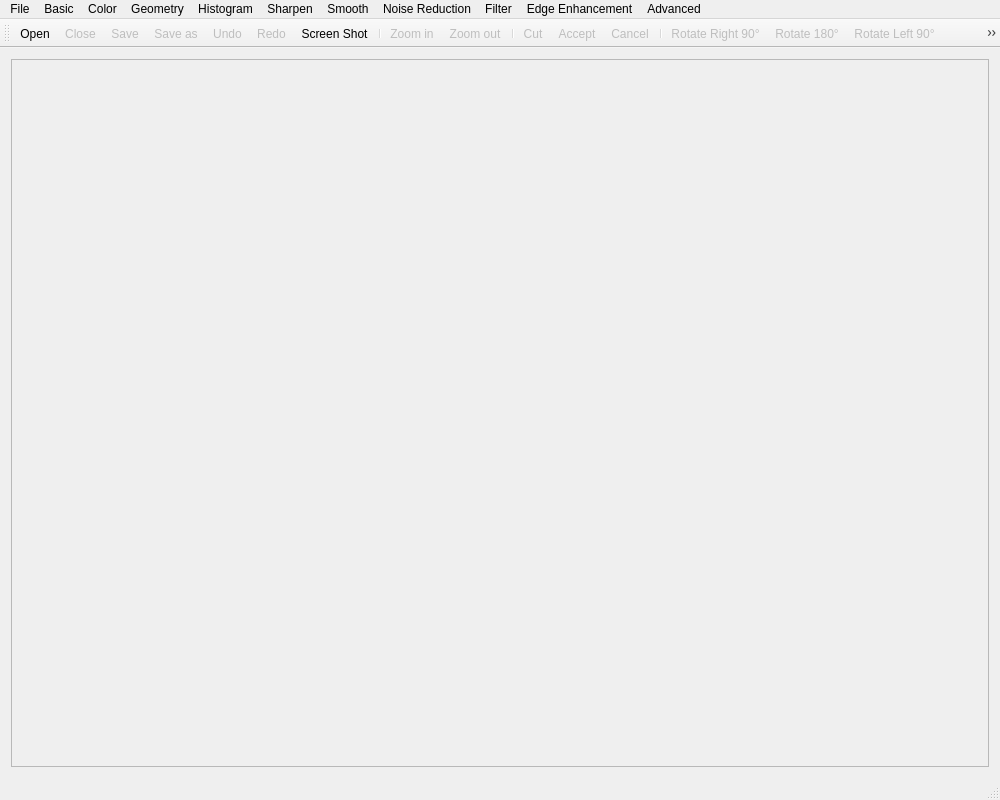
<?xml version="1.0" encoding="UTF-8"?>
<ui version="4.0">
 <class>MainWindow</class>
 <widget class="QMainWindow" name="MainWindow">
  <property name="geometry">
   <rect>
    <x>0</x>
    <y>0</y>
    <width>1000</width>
    <height>800</height>
   </rect>
  </property>
  <property name="windowTitle">
   <string>ImageMaster</string>
  </property>
  <property name="windowIcon">
   <iconset resource="icons.qrc">
    <normaloff>:/new/prefix1/Icon/Icon.png</normaloff>:/new/prefix1/Icon/Icon.png</iconset>
  </property>
  <widget class="QWidget" name="centralWidget">
   <property name="enabled">
    <bool>true</bool>
   </property>
   <layout class="QGridLayout" name="gridLayout_2">
    <item row="0" column="0">
     <widget class="QScrollArea" name="scrollArea">
      <property name="minimumSize">
       <size>
        <width>500</width>
        <height>600</height>
       </size>
      </property>
      <property name="widgetResizable">
       <bool>true</bool>
      </property>
      <widget class="QWidget" name="scrollAreaWidgetContents">
       <property name="geometry">
        <rect>
         <x>0</x>
         <y>0</y>
         <width>976</width>
         <height>685</height>
        </rect>
       </property>
       <property name="minimumSize">
        <size>
         <width>500</width>
         <height>500</height>
        </size>
       </property>
       <widget class="QLabel" name="label">
        <property name="enabled">
         <bool>true</bool>
        </property>
        <property name="geometry">
         <rect>
          <x>11</x>
          <y>11</y>
          <width>16</width>
          <height>17</height>
         </rect>
        </property>
        <property name="text">
         <string/>
        </property>
       </widget>
       <widget class="PaintLabel" name="paintlable">
        <property name="geometry">
         <rect>
          <x>20</x>
          <y>50</y>
          <width>16</width>
          <height>16</height>
         </rect>
        </property>
        <property name="text">
         <string/>
        </property>
       </widget>
       <widget class="PointLabel" name="pointlabel">
        <property name="geometry">
         <rect>
          <x>20</x>
          <y>80</y>
          <width>16</width>
          <height>16</height>
         </rect>
        </property>
        <property name="text">
         <string/>
        </property>
       </widget>
      </widget>
     </widget>
    </item>
   </layout>
  </widget>
  <widget class="QMenuBar" name="menuBar">
   <property name="geometry">
    <rect>
     <x>0</x>
     <y>0</y>
     <width>1000</width>
     <height>26</height>
    </rect>
   </property>
   <widget class="QMenu" name="menuFile">
    <property name="title">
     <string>File</string>
    </property>
    <addaction name="actionOpen"/>
    <addaction name="actionClose_Image"/>
    <addaction name="actionSave"/>
    <addaction name="actionSave_as"/>
    <addaction name="actionUndo"/>
    <addaction name="actionRedo"/>
   </widget>
   <widget class="QMenu" name="menuGeometry">
    <property name="title">
     <string>Geometry</string>
    </property>
    <addaction name="actionRotate_Right_90"/>
    <addaction name="actionRotate_180"/>
    <addaction name="actionRotate_Left_90"/>
    <addaction name="actionCustom_Rotation"/>
    <addaction name="separator"/>
    <addaction name="actionHorozontal_Mirror"/>
    <addaction name="actionVertical_Mirror"/>
    <addaction name="separator"/>
    <addaction name="actionZoom_in"/>
    <addaction name="actionZoom_out"/>
   </widget>
   <widget class="QMenu" name="menuHistogram">
    <property name="title">
     <string>Histogram</string>
    </property>
    <addaction name="actionR_Type"/>
    <addaction name="actionG_Type"/>
    <addaction name="actionB_Type"/>
    <addaction name="actionSynthetical"/>
   </widget>
   <widget class="QMenu" name="menuSharpen">
    <property name="title">
     <string>Sharpen</string>
    </property>
    <addaction name="actionLow_Sharpen"/>
    <addaction name="actionHigh_Sharpen"/>
    <addaction name="actionCustom_Sharpen"/>
   </widget>
   <widget class="QMenu" name="menuBasic">
    <property name="title">
     <string>Basic</string>
    </property>
    <addaction name="actionCut"/>
    <addaction name="actionScreen_Shot"/>
    <addaction name="actionScreen_Cut"/>
    <addaction name="separator"/>
    <addaction name="actionBrightness"/>
    <addaction name="actionSaturation"/>
    <addaction name="actionContrast"/>
    <addaction name="actionAlpha"/>
    <addaction name="actionBlack_White"/>
    <addaction name="actionGrey_Level"/>
   </widget>
   <widget class="QMenu" name="menuNoise_Reduction">
    <property name="title">
     <string>Noise Reduction</string>
    </property>
    <addaction name="actionLow_Reduce"/>
    <addaction name="actionHigh_Reduce"/>
    <addaction name="actionCustom_Reduce"/>
   </widget>
   <widget class="QMenu" name="menuEdge_Enhancement">
    <property name="title">
     <string>Edge Enhancement</string>
    </property>
    <addaction name="actionHorizontal"/>
    <addaction name="actionVertical"/>
    <addaction name="actionContour"/>
    <addaction name="actionDetection"/>
   </widget>
   <widget class="QMenu" name="menu_Perspective_Transformation">
    <property name="enabled">
     <bool>true</bool>
    </property>
    <property name="title">
     <string>Advanced</string>
    </property>
    <addaction name="actionPerspective_Transformation"/>
    <addaction name="actionAnalog_Double_Exposure"/>
    <addaction name="actionIntelligent_Image_Segmentation"/>
    <addaction name="separator"/>
    <addaction name="actionFourierReal"/>
    <addaction name="actionFourierImaginary"/>
    <addaction name="actionFourierMagnitude"/>
    <addaction name="actionFourierPhase"/>
   </widget>
   <widget class="QMenu" name="menuColor">
    <property name="title">
     <string>Color</string>
    </property>
    <addaction name="actionKeep_Red"/>
    <addaction name="actionKeep_Green"/>
    <addaction name="actionKeep_Blue"/>
    <addaction name="separator"/>
    <addaction name="actionReduce_Red"/>
    <addaction name="actionReduce_Green"/>
    <addaction name="actionReduce_Blue"/>
    <addaction name="separator"/>
    <addaction name="actionInvert_Color"/>
    <addaction name="separator"/>
    <addaction name="actionRGB_Controller"/>
   </widget>
   <widget class="QMenu" name="menuFilter">
    <property name="title">
     <string>Filter</string>
    </property>
    <addaction name="actionBrownness"/>
    <addaction name="actionFrost_Glass"/>
    <addaction name="actionEmbossment"/>
   </widget>
   <widget class="QMenu" name="menuSmooth">
    <property name="title">
     <string>Smooth</string>
    </property>
    <addaction name="actionLow_Smooth"/>
    <addaction name="actionHigh_Smooth"/>
   </widget>
   <addaction name="menuFile"/>
   <addaction name="menuBasic"/>
   <addaction name="menuColor"/>
   <addaction name="menuGeometry"/>
   <addaction name="menuHistogram"/>
   <addaction name="menuSharpen"/>
   <addaction name="menuSmooth"/>
   <addaction name="menuNoise_Reduction"/>
   <addaction name="menuFilter"/>
   <addaction name="menuEdge_Enhancement"/>
   <addaction name="menu_Perspective_Transformation"/>
  </widget>
  <widget class="QToolBar" name="mainToolBar">
   <property name="enabled">
    <bool>true</bool>
   </property>
   <attribute name="toolBarArea">
    <enum>TopToolBarArea</enum>
   </attribute>
   <attribute name="toolBarBreak">
    <bool>false</bool>
   </attribute>
   <addaction name="actionOpen"/>
   <addaction name="actionClose_Image"/>
   <addaction name="actionSave"/>
   <addaction name="actionSave_as"/>
   <addaction name="actionUndo"/>
   <addaction name="actionRedo"/>
   <addaction name="actionScreen_Shot"/>
   <addaction name="separator"/>
   <addaction name="actionZoom_in"/>
   <addaction name="actionZoom_out"/>
   <addaction name="separator"/>
   <addaction name="actionCut"/>
   <addaction name="actionAccept"/>
   <addaction name="actionCancel"/>
   <addaction name="separator"/>
   <addaction name="actionRotate_Right_90"/>
   <addaction name="actionRotate_180"/>
   <addaction name="actionRotate_Left_90"/>
   <addaction name="actionHorozontal_Mirror"/>
   <addaction name="actionVertical_Mirror"/>
   <addaction name="separator"/>
   <addaction name="actionLow_Sharpen"/>
   <addaction name="actionLow_Smooth"/>
   <addaction name="separator"/>
   <addaction name="actionBrownness"/>
   <addaction name="actionFrost_Glass"/>
   <addaction name="actionEmbossment"/>
  </widget>
  <widget class="QStatusBar" name="statusBar"/>
  <action name="actionOpen">
   <property name="enabled">
    <bool>true</bool>
   </property>
   <property name="icon">
    <iconset resource="icons.qrc">
     <normaloff>:/new/prefix1/Icon/open.png</normaloff>:/new/prefix1/Icon/open.png</iconset>
   </property>
   <property name="text">
    <string>Open</string>
   </property>
  </action>
  <action name="actionSave">
   <property name="enabled">
    <bool>false</bool>
   </property>
   <property name="icon">
    <iconset resource="icons.qrc">
     <normaloff>:/new/prefix1/Icon/save.png</normaloff>:/new/prefix1/Icon/save.png</iconset>
   </property>
   <property name="text">
    <string>Save</string>
   </property>
  </action>
  <action name="actionTranslation">
   <property name="enabled">
    <bool>false</bool>
   </property>
   <property name="text">
    <string>Translation</string>
   </property>
  </action>
  <action name="actionRotate_Right_90">
   <property name="enabled">
    <bool>false</bool>
   </property>
   <property name="icon">
    <iconset resource="icons.qrc">
     <normaloff>:/new/prefix1/Icon/rotate_rignt90.png</normaloff>:/new/prefix1/Icon/rotate_rignt90.png</iconset>
   </property>
   <property name="text">
    <string>Rotate Right 90°</string>
   </property>
  </action>
  <action name="actionRotate_180">
   <property name="enabled">
    <bool>false</bool>
   </property>
   <property name="icon">
    <iconset resource="icons.qrc">
     <normaloff>:/new/prefix1/Icon/rotate_180.png</normaloff>:/new/prefix1/Icon/rotate_180.png</iconset>
   </property>
   <property name="text">
    <string>Rotate 180°</string>
   </property>
  </action>
  <action name="actionRotate_Left_90">
   <property name="enabled">
    <bool>false</bool>
   </property>
   <property name="icon">
    <iconset resource="icons.qrc">
     <normaloff>:/new/prefix1/Icon/rotate_left90.png</normaloff>:/new/prefix1/Icon/rotate_left90.png</iconset>
   </property>
   <property name="text">
    <string>Rotate Left 90°</string>
   </property>
  </action>
  <action name="actionHorozontal_Mirror">
   <property name="enabled">
    <bool>false</bool>
   </property>
   <property name="icon">
    <iconset resource="icons.qrc">
     <normaloff>:/new/prefix1/Icon/Horizontal Mirror.png</normaloff>:/new/prefix1/Icon/Horizontal Mirror.png</iconset>
   </property>
   <property name="text">
    <string>Horizontal Mirror</string>
   </property>
  </action>
  <action name="actionVertical_Mirror">
   <property name="enabled">
    <bool>false</bool>
   </property>
   <property name="icon">
    <iconset resource="icons.qrc">
     <normaloff>:/new/prefix1/Icon/Vertical Mirror.png</normaloff>:/new/prefix1/Icon/Vertical Mirror.png</iconset>
   </property>
   <property name="text">
    <string>Vertical Mirror</string>
   </property>
  </action>
  <action name="actionR_Type">
   <property name="enabled">
    <bool>false</bool>
   </property>
   <property name="icon">
    <iconset resource="icons.qrc">
     <normaloff>:/new/prefix1/Icon/Red Histogram.png</normaloff>:/new/prefix1/Icon/Red Histogram.png</iconset>
   </property>
   <property name="text">
    <string>R-Type</string>
   </property>
  </action>
  <action name="actionG_Type">
   <property name="enabled">
    <bool>false</bool>
   </property>
   <property name="icon">
    <iconset resource="icons.qrc">
     <normaloff>:/new/prefix1/Icon/Green Histogram.png</normaloff>:/new/prefix1/Icon/Green Histogram.png</iconset>
   </property>
   <property name="text">
    <string>G-Type</string>
   </property>
  </action>
  <action name="actionB_Type">
   <property name="enabled">
    <bool>false</bool>
   </property>
   <property name="icon">
    <iconset resource="icons.qrc">
     <normaloff>:/new/prefix1/Icon/Blue Histogram.png</normaloff>:/new/prefix1/Icon/Blue Histogram.png</iconset>
   </property>
   <property name="text">
    <string>B-Type</string>
   </property>
  </action>
  <action name="actionLow_Sharpen">
   <property name="enabled">
    <bool>false</bool>
   </property>
   <property name="icon">
    <iconset resource="icons.qrc">
     <normaloff>:/new/prefix1/Icon/LowSharpen.png</normaloff>:/new/prefix1/Icon/LowSharpen.png</iconset>
   </property>
   <property name="text">
    <string>Low-Sharpen</string>
   </property>
  </action>
  <action name="actionMedium_Sharpen">
   <property name="enabled">
    <bool>false</bool>
   </property>
   <property name="text">
    <string>Mid-Sharpen</string>
   </property>
  </action>
  <action name="actionHigh_Sharpen">
   <property name="enabled">
    <bool>false</bool>
   </property>
   <property name="icon">
    <iconset resource="icons.qrc">
     <normaloff>:/new/prefix1/Icon/HighSharpen.png</normaloff>:/new/prefix1/Icon/HighSharpen.png</iconset>
   </property>
   <property name="text">
    <string>High-Sharpen</string>
   </property>
  </action>
  <action name="actionCustom_Sharpen">
   <property name="enabled">
    <bool>false</bool>
   </property>
   <property name="icon">
    <iconset resource="icons.qrc">
     <normaloff>:/new/prefix1/Icon/CustomSharpen.png</normaloff>:/new/prefix1/Icon/CustomSharpen.png</iconset>
   </property>
   <property name="text">
    <string>Custom Degree...</string>
   </property>
  </action>
  <action name="actionBrightness">
   <property name="enabled">
    <bool>false</bool>
   </property>
   <property name="icon">
    <iconset resource="icons.qrc">
     <normaloff>:/new/prefix1/Icon/brightness.png</normaloff>:/new/prefix1/Icon/brightness.png</iconset>
   </property>
   <property name="text">
    <string>Brightness</string>
   </property>
  </action>
  <action name="actionContrast">
   <property name="enabled">
    <bool>false</bool>
   </property>
   <property name="icon">
    <iconset resource="icons.qrc">
     <normaloff>:/new/prefix1/Icon/contrast.png</normaloff>:/new/prefix1/Icon/contrast.png</iconset>
   </property>
   <property name="text">
    <string>Contrast</string>
   </property>
  </action>
  <action name="actionLow_Reduce">
   <property name="enabled">
    <bool>false</bool>
   </property>
   <property name="icon">
    <iconset resource="icons.qrc">
     <normaloff>:/new/prefix1/Icon/LowReduce.png</normaloff>:/new/prefix1/Icon/LowReduce.png</iconset>
   </property>
   <property name="text">
    <string>Low-Reduce</string>
   </property>
  </action>
  <action name="actionHigh_Reduce">
   <property name="enabled">
    <bool>false</bool>
   </property>
   <property name="icon">
    <iconset resource="icons.qrc">
     <normaloff>:/new/prefix1/Icon/HighReduce.png</normaloff>:/new/prefix1/Icon/HighReduce.png</iconset>
   </property>
   <property name="text">
    <string>High-Reduce</string>
   </property>
  </action>
  <action name="actionCustom_Reduce">
   <property name="enabled">
    <bool>false</bool>
   </property>
   <property name="icon">
    <iconset resource="icons.qrc">
     <normaloff>:/new/prefix1/Icon/CustomReduce.png</normaloff>:/new/prefix1/Icon/CustomReduce.png</iconset>
   </property>
   <property name="text">
    <string>Custom-Degree</string>
   </property>
  </action>
  <action name="actionHorizontal">
   <property name="enabled">
    <bool>false</bool>
   </property>
   <property name="icon">
    <iconset resource="icons.qrc">
     <normaloff>:/new/prefix1/Icon/Horizontal.png</normaloff>:/new/prefix1/Icon/Horizontal.png</iconset>
   </property>
   <property name="text">
    <string>Horizontal</string>
   </property>
  </action>
  <action name="actionVertical">
   <property name="enabled">
    <bool>false</bool>
   </property>
   <property name="icon">
    <iconset resource="icons.qrc">
     <normaloff>:/new/prefix1/Icon/Vertical.png</normaloff>:/new/prefix1/Icon/Vertical.png</iconset>
   </property>
   <property name="text">
    <string>Vertical</string>
   </property>
  </action>
  <action name="actionPerspective_Transformation">
   <property name="enabled">
    <bool>false</bool>
   </property>
   <property name="icon">
    <iconset resource="icons.qrc">
     <normaloff>:/new/prefix1/Icon/perspective.png</normaloff>:/new/prefix1/Icon/perspective.png</iconset>
   </property>
   <property name="text">
    <string>Perspective Transformation</string>
   </property>
  </action>
  <action name="actionAnalog_Double_Exposure">
   <property name="enabled">
    <bool>false</bool>
   </property>
   <property name="icon">
    <iconset resource="icons.qrc">
     <normaloff>:/new/prefix1/Icon/exposure.png</normaloff>:/new/prefix1/Icon/exposure.png</iconset>
   </property>
   <property name="text">
    <string>Analog Double Exposure</string>
   </property>
  </action>
  <action name="actionIntelligent_Image_Segmentation">
   <property name="enabled">
    <bool>false</bool>
   </property>
   <property name="icon">
    <iconset resource="icons.qrc">
     <normaloff>:/new/prefix1/Icon/segmentation.png</normaloff>:/new/prefix1/Icon/segmentation.png</iconset>
   </property>
   <property name="text">
    <string>Intelligent Image Segmentation</string>
   </property>
  </action>
  <action name="actionSave_as">
   <property name="enabled">
    <bool>false</bool>
   </property>
   <property name="icon">
    <iconset resource="icons.qrc">
     <normaloff>:/new/prefix1/Icon/Save as.png</normaloff>:/new/prefix1/Icon/Save as.png</iconset>
   </property>
   <property name="text">
    <string>Save as</string>
   </property>
  </action>
  <action name="actionAlpha">
   <property name="enabled">
    <bool>false</bool>
   </property>
   <property name="icon">
    <iconset resource="icons.qrc">
     <normaloff>:/new/prefix1/Icon/alpha.png</normaloff>:/new/prefix1/Icon/alpha.png</iconset>
   </property>
   <property name="text">
    <string>Alpha</string>
   </property>
  </action>
  <action name="actionBlack_White">
   <property name="enabled">
    <bool>false</bool>
   </property>
   <property name="icon">
    <iconset resource="icons.qrc">
     <normaloff>:/new/prefix1/Icon/black and white.png</normaloff>:/new/prefix1/Icon/black and white.png</iconset>
   </property>
   <property name="text">
    <string>Black-White</string>
   </property>
  </action>
  <action name="actionGrey_Level">
   <property name="enabled">
    <bool>false</bool>
   </property>
   <property name="icon">
    <iconset resource="icons.qrc">
     <normaloff>:/new/prefix1/Icon/Grey level.png</normaloff>:/new/prefix1/Icon/Grey level.png</iconset>
   </property>
   <property name="text">
    <string>Grey-Level</string>
   </property>
  </action>
  <action name="actionUndo">
   <property name="enabled">
    <bool>false</bool>
   </property>
   <property name="icon">
    <iconset resource="icons.qrc">
     <normaloff>:/new/prefix1/Icon/Undo.png</normaloff>:/new/prefix1/Icon/Undo.png</iconset>
   </property>
   <property name="text">
    <string>Undo</string>
   </property>
  </action>
  <action name="actionClose_Image">
   <property name="enabled">
    <bool>false</bool>
   </property>
   <property name="icon">
    <iconset resource="icons.qrc">
     <normaloff>:/new/prefix1/Icon/close.png</normaloff>:/new/prefix1/Icon/close.png</iconset>
   </property>
   <property name="text">
    <string>Close</string>
   </property>
  </action>
  <action name="actionRedo">
   <property name="enabled">
    <bool>false</bool>
   </property>
   <property name="icon">
    <iconset resource="icons.qrc">
     <normaloff>:/new/prefix1/Icon/Redo.png</normaloff>:/new/prefix1/Icon/Redo.png</iconset>
   </property>
   <property name="text">
    <string>Redo</string>
   </property>
  </action>
  <action name="actionKeep_Red">
   <property name="enabled">
    <bool>false</bool>
   </property>
   <property name="icon">
    <iconset resource="icons.qrc">
     <normaloff>:/new/prefix1/Icon/Red.png</normaloff>:/new/prefix1/Icon/Red.png</iconset>
   </property>
   <property name="text">
    <string>Keep Red</string>
   </property>
  </action>
  <action name="actionKeep_Green">
   <property name="enabled">
    <bool>false</bool>
   </property>
   <property name="icon">
    <iconset resource="icons.qrc">
     <normaloff>:/new/prefix1/Icon/Green.png</normaloff>:/new/prefix1/Icon/Green.png</iconset>
   </property>
   <property name="text">
    <string>Keep Green</string>
   </property>
  </action>
  <action name="actionKeep_Blue">
   <property name="enabled">
    <bool>false</bool>
   </property>
   <property name="icon">
    <iconset resource="icons.qrc">
     <normaloff>:/new/prefix1/Icon/Blue.png</normaloff>:/new/prefix1/Icon/Blue.png</iconset>
   </property>
   <property name="text">
    <string>Keep Blue</string>
   </property>
  </action>
  <action name="actionReduce_Red">
   <property name="enabled">
    <bool>false</bool>
   </property>
   <property name="icon">
    <iconset resource="icons.qrc">
     <normaloff>:/new/prefix1/Icon/Reduce Red.png</normaloff>:/new/prefix1/Icon/Reduce Red.png</iconset>
   </property>
   <property name="text">
    <string>Reduce Red</string>
   </property>
  </action>
  <action name="actionReduce_Green">
   <property name="enabled">
    <bool>false</bool>
   </property>
   <property name="icon">
    <iconset resource="icons.qrc">
     <normaloff>:/new/prefix1/Icon/Reduce Green.png</normaloff>:/new/prefix1/Icon/Reduce Green.png</iconset>
   </property>
   <property name="text">
    <string>Reduce Green</string>
   </property>
  </action>
  <action name="actionReduce_Blue">
   <property name="enabled">
    <bool>false</bool>
   </property>
   <property name="icon">
    <iconset resource="icons.qrc">
     <normaloff>:/new/prefix1/Icon/Reduce Blue.png</normaloff>:/new/prefix1/Icon/Reduce Blue.png</iconset>
   </property>
   <property name="text">
    <string>Reduce Blue</string>
   </property>
  </action>
  <action name="actionRGB_Controller">
   <property name="enabled">
    <bool>false</bool>
   </property>
   <property name="icon">
    <iconset resource="icons.qrc">
     <normaloff>:/new/prefix1/Icon/RGB.png</normaloff>:/new/prefix1/Icon/RGB.png</iconset>
   </property>
   <property name="text">
    <string>RGB Controller</string>
   </property>
  </action>
  <action name="actionInvert_Color">
   <property name="enabled">
    <bool>false</bool>
   </property>
   <property name="icon">
    <iconset resource="icons.qrc">
     <normaloff>:/new/prefix1/Icon/InvertColor.png</normaloff>:/new/prefix1/Icon/InvertColor.png</iconset>
   </property>
   <property name="text">
    <string>Invert Color</string>
   </property>
  </action>
  <action name="actionCustom_Rotation">
   <property name="enabled">
    <bool>false</bool>
   </property>
   <property name="icon">
    <iconset resource="icons.qrc">
     <normaloff>:/new/prefix1/Icon/CustomRotate.png</normaloff>:/new/prefix1/Icon/CustomRotate.png</iconset>
   </property>
   <property name="text">
    <string>Custom Rotation</string>
   </property>
  </action>
  <action name="actionLaplacian_Enhancement">
   <property name="checkable">
    <bool>false</bool>
   </property>
   <property name="enabled">
    <bool>true</bool>
   </property>
   <property name="text">
    <string>Laplacian Enhancement</string>
   </property>
  </action>
  <action name="actionLaplacian_Enhancement_2">
   <property name="text">
    <string>Laplacian-Enhancement</string>
   </property>
  </action>
  <action name="actionZoom_in">
   <property name="enabled">
    <bool>false</bool>
   </property>
   <property name="icon">
    <iconset resource="icons.qrc">
     <normaloff>:/new/prefix1/Icon/Zoom in.png</normaloff>:/new/prefix1/Icon/Zoom in.png</iconset>
   </property>
   <property name="text">
    <string>Zoom in</string>
   </property>
  </action>
  <action name="actionZoom_out">
   <property name="enabled">
    <bool>false</bool>
   </property>
   <property name="icon">
    <iconset resource="icons.qrc">
     <normaloff>:/new/prefix1/Icon/Zoom out.png</normaloff>:/new/prefix1/Icon/Zoom out.png</iconset>
   </property>
   <property name="text">
    <string>Zoom out</string>
   </property>
  </action>
  <action name="actionSynthetical">
   <property name="enabled">
    <bool>false</bool>
   </property>
   <property name="icon">
    <iconset resource="icons.qrc">
     <normaloff>:/new/prefix1/Icon/Synthetical Histogram.png</normaloff>:/new/prefix1/Icon/Synthetical Histogram.png</iconset>
   </property>
   <property name="text">
    <string>Synthetical</string>
   </property>
  </action>
  <action name="actionCut">
   <property name="enabled">
    <bool>false</bool>
   </property>
   <property name="icon">
    <iconset resource="icons.qrc">
     <normaloff>:/new/prefix1/Icon/Cut.png</normaloff>:/new/prefix1/Icon/Cut.png</iconset>
   </property>
   <property name="text">
    <string>Cut</string>
   </property>
  </action>
  <action name="actionAccept">
   <property name="enabled">
    <bool>false</bool>
   </property>
   <property name="icon">
    <iconset resource="icons.qrc">
     <normaloff>:/new/prefix1/Icon/Accept.png</normaloff>:/new/prefix1/Icon/Accept.png</iconset>
   </property>
   <property name="text">
    <string>Accept</string>
   </property>
   <property name="toolTip">
    <string>Accept</string>
   </property>
  </action>
  <action name="actionCancel">
   <property name="enabled">
    <bool>false</bool>
   </property>
   <property name="icon">
    <iconset resource="icons.qrc">
     <normaloff>:/new/prefix1/Icon/Cancel.png</normaloff>:/new/prefix1/Icon/Cancel.png</iconset>
   </property>
   <property name="text">
    <string>Cancel</string>
   </property>
   <property name="toolTip">
    <string>Cancel</string>
   </property>
  </action>
  <action name="actionDetection">
   <property name="enabled">
    <bool>false</bool>
   </property>
   <property name="icon">
    <iconset resource="icons.qrc">
     <normaloff>:/new/prefix1/Icon/Detection.png</normaloff>:/new/prefix1/Icon/Detection.png</iconset>
   </property>
   <property name="text">
    <string>Detection</string>
   </property>
  </action>
  <action name="actionBrownness">
   <property name="enabled">
    <bool>false</bool>
   </property>
   <property name="icon">
    <iconset resource="icons.qrc">
     <normaloff>:/new/prefix1/Icon/Browness.png</normaloff>:/new/prefix1/Icon/Browness.png</iconset>
   </property>
   <property name="text">
    <string>Brownness</string>
   </property>
  </action>
  <action name="actionSaturation">
   <property name="enabled">
    <bool>false</bool>
   </property>
   <property name="icon">
    <iconset resource="icons.qrc">
     <normaloff>:/new/prefix1/Icon/saturation.png</normaloff>:/new/prefix1/Icon/saturation.png</iconset>
   </property>
   <property name="text">
    <string>Saturation</string>
   </property>
  </action>
  <action name="actionScreen_Shot">
   <property name="enabled">
    <bool>true</bool>
   </property>
   <property name="icon">
    <iconset resource="icons.qrc">
     <normaloff>:/new/prefix1/Icon/Screenshot.png</normaloff>:/new/prefix1/Icon/Screenshot.png</iconset>
   </property>
   <property name="text">
    <string>Screen Shot</string>
   </property>
  </action>
  <action name="actionContour">
   <property name="enabled">
    <bool>false</bool>
   </property>
   <property name="icon">
    <iconset resource="icons.qrc">
     <normaloff>:/new/prefix1/Icon/contour.png</normaloff>:/new/prefix1/Icon/contour.png</iconset>
   </property>
   <property name="text">
    <string>Contour</string>
   </property>
  </action>
  <action name="actionFrost_Glass">
   <property name="enabled">
    <bool>false</bool>
   </property>
   <property name="icon">
    <iconset resource="icons.qrc">
     <normaloff>:/new/prefix1/Icon/glass.png</normaloff>:/new/prefix1/Icon/glass.png</iconset>
   </property>
   <property name="text">
    <string>Frost Glass</string>
   </property>
  </action>
  <action name="actionEmbossment">
   <property name="enabled">
    <bool>false</bool>
   </property>
   <property name="icon">
    <iconset resource="icons.qrc">
     <normaloff>:/new/prefix1/Icon/embossment.png</normaloff>:/new/prefix1/Icon/embossment.png</iconset>
   </property>
   <property name="text">
    <string>Embossment</string>
   </property>
  </action>
  <action name="actionLow_Smooth">
   <property name="enabled">
    <bool>false</bool>
   </property>
   <property name="icon">
    <iconset resource="icons.qrc">
     <normaloff>:/new/prefix1/Icon/LowSmooth.png</normaloff>:/new/prefix1/Icon/LowSmooth.png</iconset>
   </property>
   <property name="text">
    <string>Low Smooth</string>
   </property>
  </action>
  <action name="actionHigh_Smooth">
   <property name="enabled">
    <bool>false</bool>
   </property>
   <property name="icon">
    <iconset resource="icons.qrc">
     <normaloff>:/new/prefix1/Icon/HighSmooth.png</normaloff>:/new/prefix1/Icon/HighSmooth.png</iconset>
   </property>
   <property name="text">
    <string>High Smooth</string>
   </property>
  </action>
  <action name="actionFourierReal">
   <property name="enabled">
    <bool>false</bool>
   </property>
   <property name="icon">
    <iconset resource="icons.qrc">
     <normaloff>:/new/prefix1/Icon/Real.png</normaloff>:/new/prefix1/Icon/Real.png</iconset>
   </property>
   <property name="text">
    <string>Fourier Real</string>
   </property>
  </action>
  <action name="actionFourierImaginary">
   <property name="enabled">
    <bool>false</bool>
   </property>
   <property name="icon">
    <iconset resource="icons.qrc">
     <normaloff>:/new/prefix1/Icon/Imaginary.png</normaloff>:/new/prefix1/Icon/Imaginary.png</iconset>
   </property>
   <property name="text">
    <string>Fourier Imaginary</string>
   </property>
  </action>
  <action name="actionFourierMagnitude">
   <property name="enabled">
    <bool>false</bool>
   </property>
   <property name="icon">
    <iconset resource="icons.qrc">
     <normaloff>:/new/prefix1/Icon/Magnitude.png</normaloff>:/new/prefix1/Icon/Magnitude.png</iconset>
   </property>
   <property name="text">
    <string>Fourier Magnitude</string>
   </property>
  </action>
  <action name="actionFourierPhase">
   <property name="enabled">
    <bool>false</bool>
   </property>
   <property name="icon">
    <iconset resource="icons.qrc">
     <normaloff>:/new/prefix1/Icon/Phase.png</normaloff>:/new/prefix1/Icon/Phase.png</iconset>
   </property>
   <property name="text">
    <string>Fourier Phase</string>
   </property>
  </action>
  <action name="actionScreen_Cut">
   <property name="icon">
    <iconset resource="icons.qrc">
     <normaloff>:/new/prefix1/Icon/Screenshot.png</normaloff>:/new/prefix1/Icon/Screenshot.png</iconset>
   </property>
   <property name="text">
    <string>Screen Cut</string>
   </property>
  </action>
 </widget>
 <layoutdefault spacing="6" margin="11"/>
 <customwidgets>
  <customwidget>
   <class>PaintLabel</class>
   <extends>QLabel</extends>
   <header location="global">paintlabel.h</header>
  </customwidget>
  <customwidget>
   <class>PointLabel</class>
   <extends>QLabel</extends>
   <header location="global">paintlabel.h</header>
  </customwidget>
 </customwidgets>
 <resources>
  <include location="icons.qrc"/>
 </resources>
 <connections/>
</ui>
